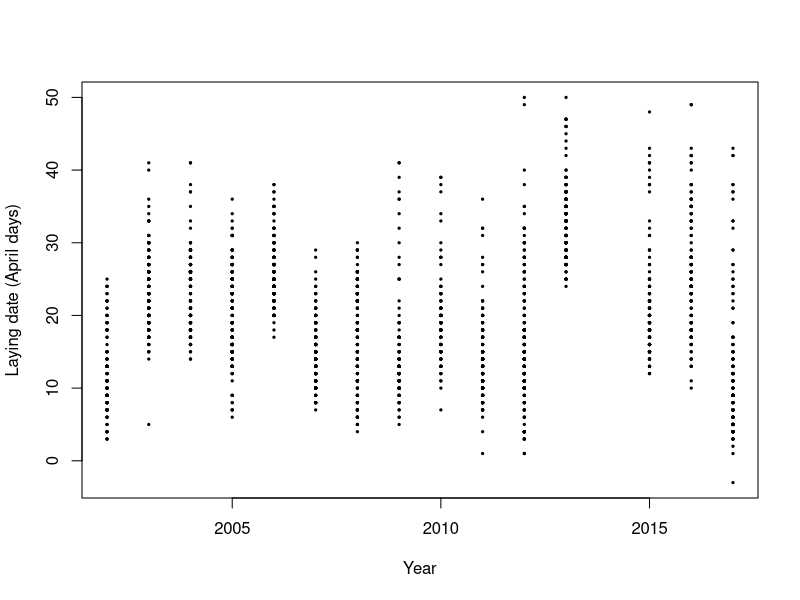
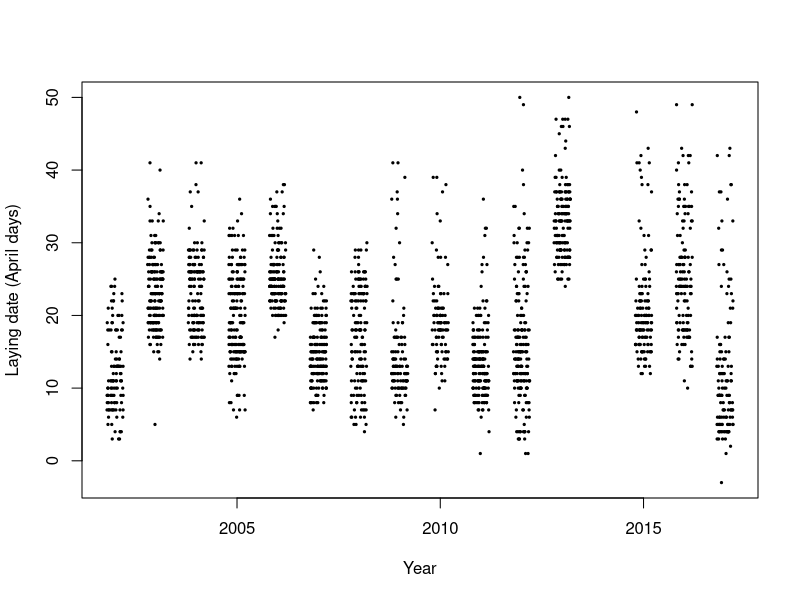
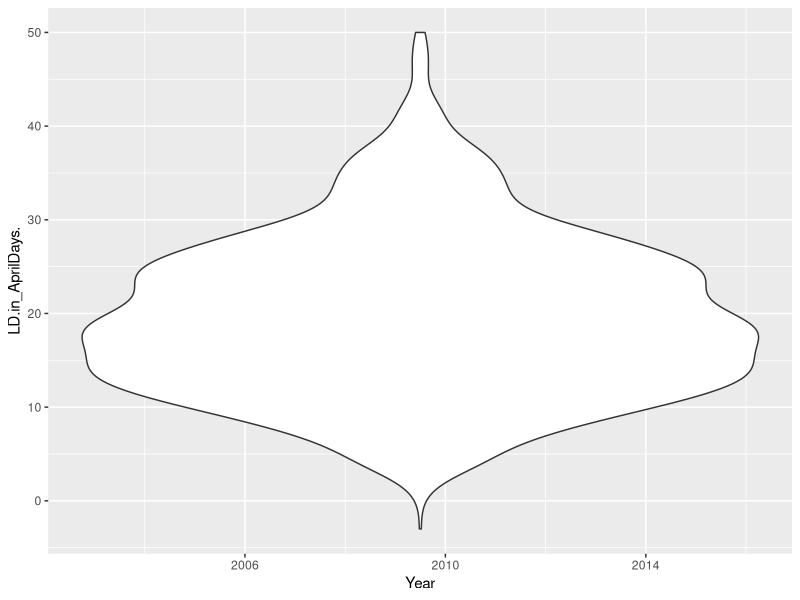
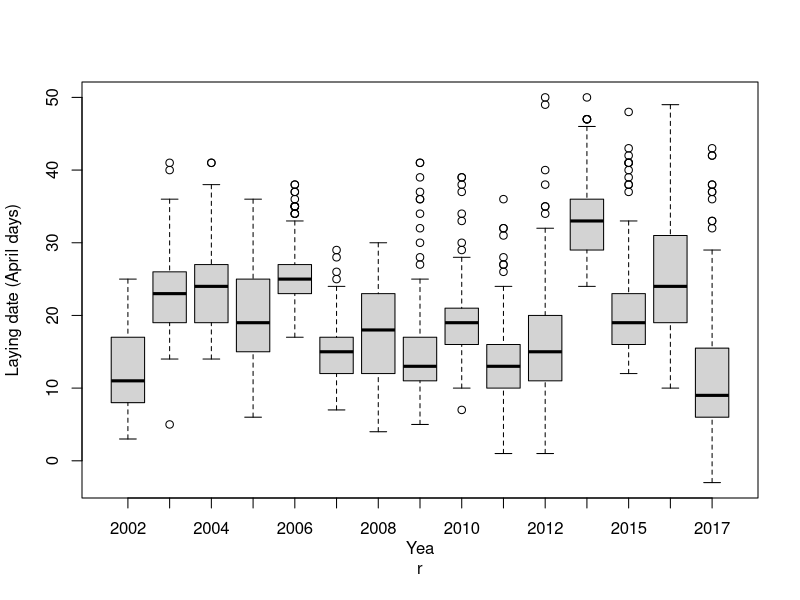
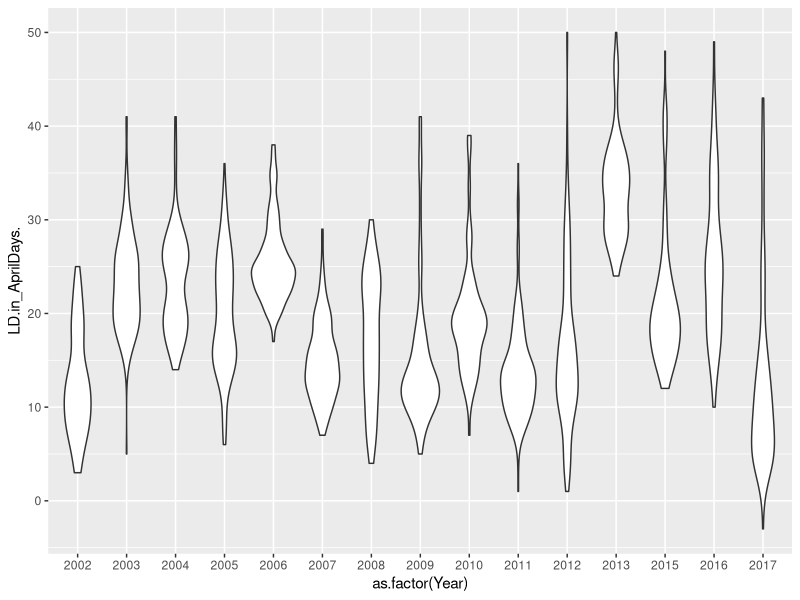
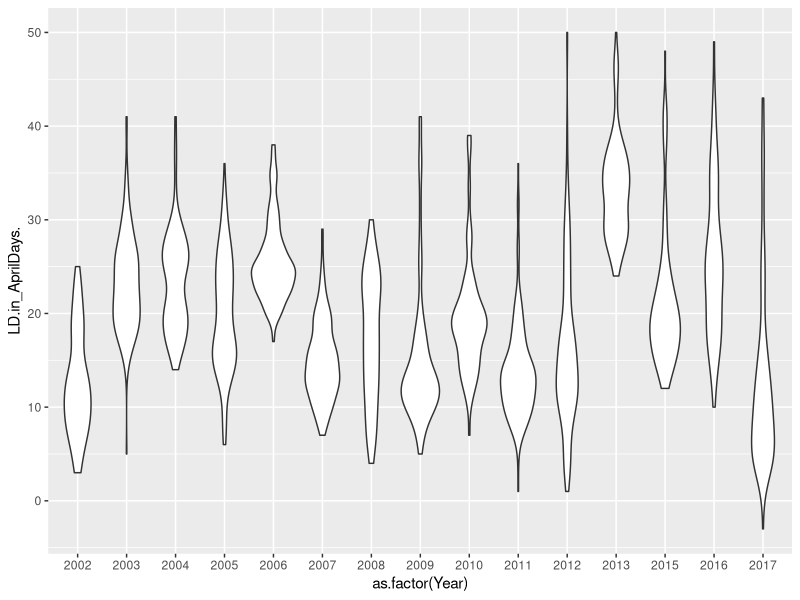

Here is the R script that generated these plots, in order:
b<-read.table("../data/BTLD.txt", header=T)

mean(b$ClutchsizeAge7, na.rm = TRUE) #mean clutch size when chicks are 7 days old

plot(b$LD.in_AprilDays.~b$Year, ylab="Laying date (April days)", xlab="Year",
     pch=19, cex=0.3)  #hard to see all points do this instead

plot(b$LD.in_AprilDays.~jitter(b$Year), ylab="Laying date (April days)", xlab
     ="Year", pch=19, cex=0.3)

require(ggplot2)
## Loading required package: ggplot2
p <- ggplot(b, aes(x=Year, y=LD.in_AprilDays.)) +
  geom_violin() #violin plot
p
#interpreted year as cxonitnous variable so looks wrong

boxplot(b$LD.in_AprilDays.~b$Year, ylab="Laying date (April days)", xlab="Yea
r") #tilda groups by year

p <- ggplot(b, aes(x=as.factor(Year), y=LD.in_AprilDays.)) +
  geom_violin() #this looks even nicer
p

p + stat_summary(fun.data="mean_sdl", #add mean and SD 
                 geom="pointrange")
